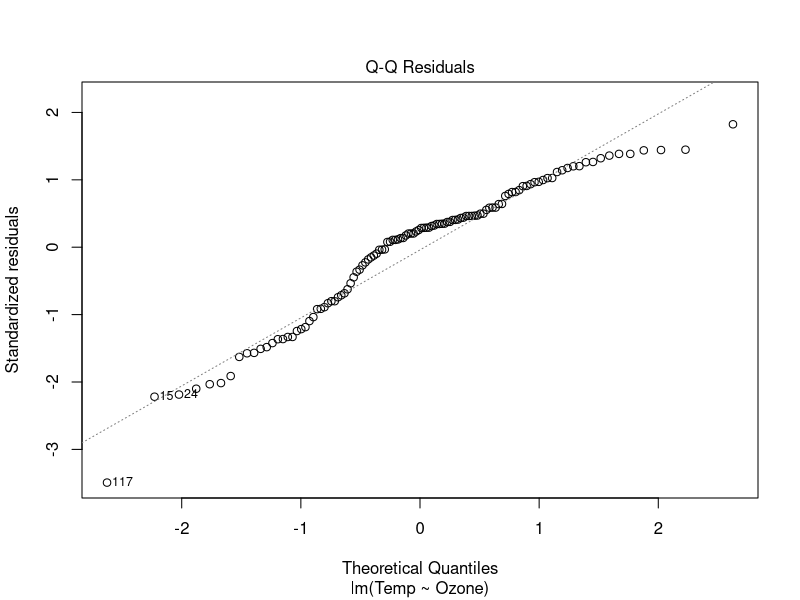
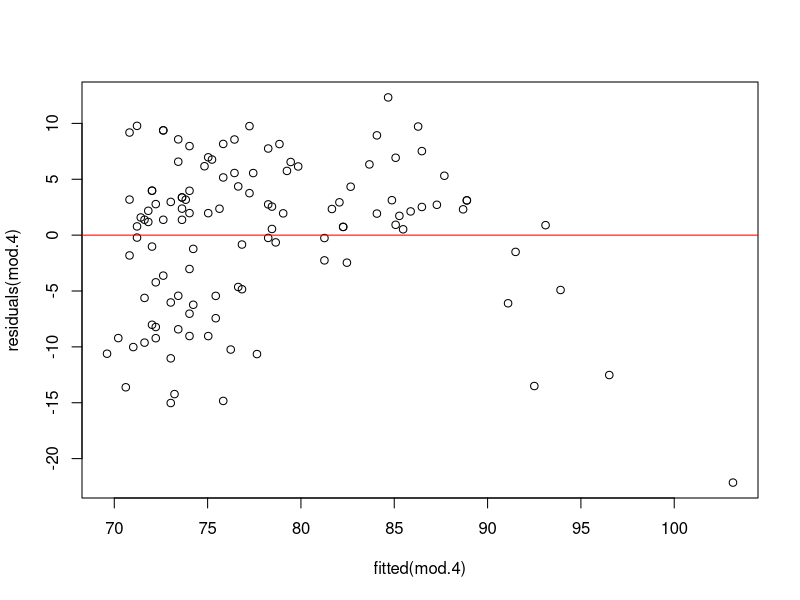

Recreate these plots in R, in order.
#EX 4
mod.4 = lm(Temp~Ozone, data=airquality)
res.mod4 <-residuals(mod.4)
RSS.4 = sum(res.mod4^2)
k = 2
n = length(res.mod4)
dat.new<-subset(airquality, Ozone!="NA")
SSY.4 = deviance(lm(Temp~1, data=dat.new))
adjR2 = 1 - (RSS.4/(n-k))/(SSY.4/(n-1)) 


#EX 5
install.packages("lmtest")
library(lmtest)
plot(mod.4, which=c(2))
plot(residuals(mod.4)~fitted(mod.4))
abline(lm(residuals(mod.4)~fitted(mod.4)), col="red")
dwtest(mod.4, alternative=c("two.sided"))
#p-value is less than 0.05, which means that we can reject the null hypothesis that there is no strucutre in our residuals (by random chance). 
bptest(mod.4)
#p-value is greater than 0.05, therefore our residuals have constant variance (homoscedastic) which is good :)
shapiro.test(residuals(mod.4))
#p-value is less than 0.05, which means that our residuals deviate from a normal distribution, which means that there is something that our model is not explaining.
